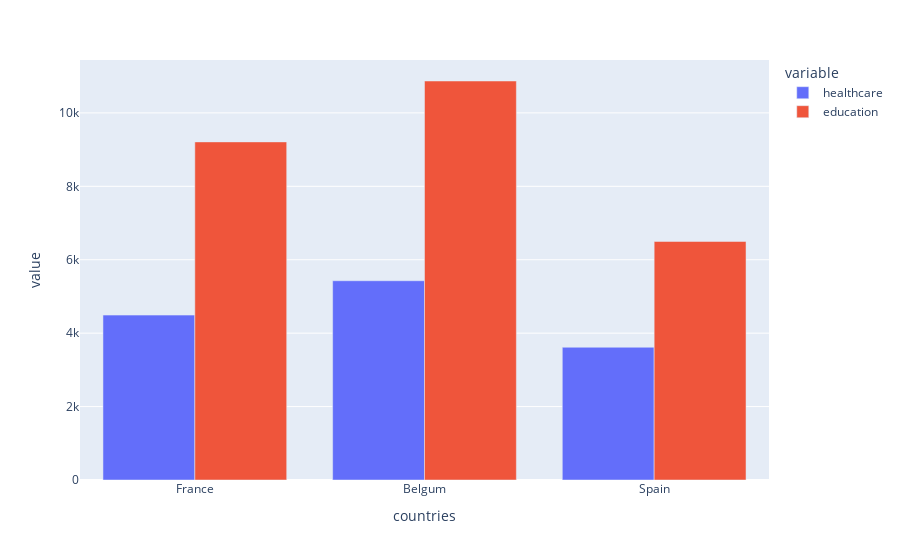

Notebook code cell kept with this figure:
### Code cell
# по оси x разместим страны, по оси y - признаки
# параметр barmode = 'group' указывает, 
# что столбцы образования и здравоохранения нужно разместить рядом,
# а не внутри одного столбца (stacked)
px.bar(csect, x = 'countries', y = ['healthcare', 'education'], barmode = 'group')

### Figure 1 — Plotly figure (JSON) as saved in the notebook; plotly's stock layout.template omitted (floating-point values rounded to 4 significant figures)
{"data": [{"alignmentgroup": "True", "hovertemplate": "variable=healthcare<br>countries=%{x}<br>value=%{y}<extra></extra>", "legendgroup": "healthcare", "marker": {"color": "#636efa", "pattern": {"shape": ""}}, "name": "healthcare", "offsetgroup": "healthcare", "orientation": "v", "showlegend": true, "textposition": "auto", "type": "bar", "x": ["France", "Belgum", "Spain"], "xaxis": "x", "y": [4492, 5428, 3616], "yaxis": "y"}, {"alignmentgroup": "True", "hovertemplate": "variable=education<br>countries=%{x}<br>value=%{y}<extra></extra>", "legendgroup": "education", "marker": {"color": "#EF553B", "pattern": {"shape": ""}}, "name": "education", "offsetgroup": "education", "orientation": "v", "showlegend": true, "textposition": "auto", "type": "bar", "x": ["France", "Belgum", "Spain"], "xaxis": "x", "y": [9210, 10869, 6498], "yaxis": "y"}], "layout": {"barmode": "group", "legend": {"title": {"text": "variable"}, "tracegroupgap": 0}, "margin": {"t": 60}, "xaxis": {"anchor": "y", "domain": [0, 1], "title": {"text": "countries"}}, "yaxis": {"anchor": "x", "domain": [0, 1], "title": {"text": "value"}}}}
